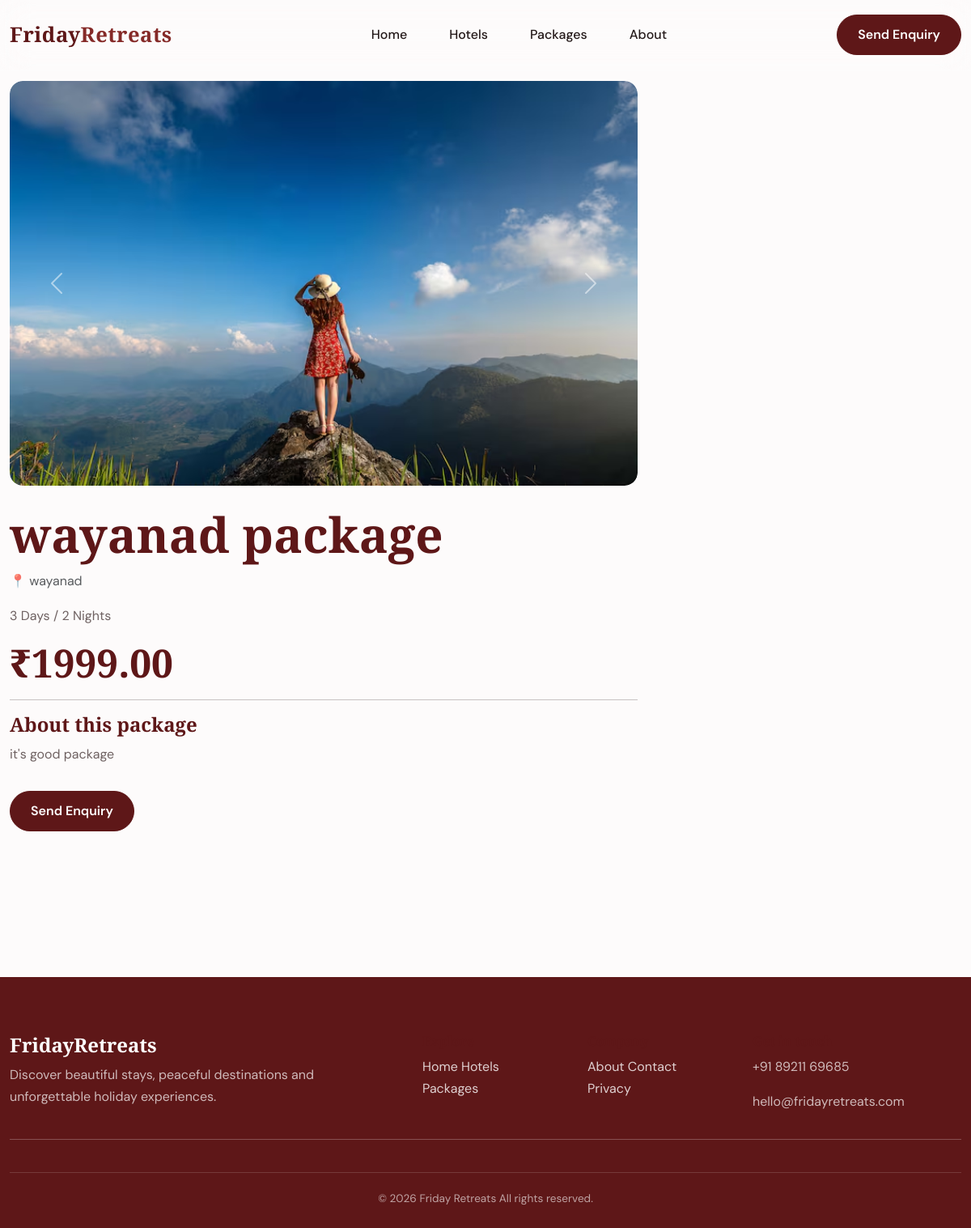
Page /packages/wayanad-package/ on the committed database.
### packages/models.py (models this page shows, shortened)
class PackageImage(models.Model):
    package = models.ForeignKey(
        Package,
        on_delete=models.CASCADE,
        related_name="images"
    )
    image = models.ImageField(
        upload_to="packages/"
    )
    caption = models.CharField(
        max_length=200,
        blank=True
    )

class Package(models.Model):
    name = models.CharField(max_length=200)
    slug = models.SlugField(
        unique=True,
        blank=True
    )
    destination = models.CharField(
        max_length=200
    )
    description = models.TextField()
    duration_days = models.PositiveIntegerField()
    duration_nights = models.PositiveIntegerField()
    price = models.DecimalField(
        max_digits=10,
        decimal_places=2
    )
    image = models.ImageField(
    upload_to="packages/",
    blank=True,
    null=True
)
    hotels = models.ManyToManyField(
        Hotel,
        blank=True,
        related_name="packages"
    )
    featured = models.BooleanField(
        default=False
    )
    available = models.BooleanField(
        default=True
    )
    created_at = models.DateTimeField(
        auto_now_add=True
    )
    updated_at = models.DateTimeField(
        auto_now=True
    )

### packages/views.py (the view)
# urls.py: path("<slug:slug>/", package_detail, name="package_detail"),
def package_detail(request, slug):
    package = get_object_or_404(
        Package,
        slug=slug,
        available=True
    )
    context = {
        "package": package,
    }
    return render(request, "packages/package_detail.html", context)

### templates/packages/package_detail.html (shortened to what this page needs)
{% extends "base.html" %}
{% block content %}
<section class="section-padding">
    <div class="container">
        <div class="row">
            <div class="col-lg-8">
                {% with images=package.images.all %}
                    {% if images %}
                    <div class="mb-4">
                        <div
                            id="packageImageCarousel"
                            class="carousel slide"
                        >
                            <div class="carousel-inner rounded-4">
                                {% for image in images %}
                                <div
                                    class="carousel-item {% if forloop.first %}active{% endif %}"
                                >
                                    <img
                                        src="{{ image.image.url }}"
                                        alt="{{ image.caption|default:package.name }}"
                                        class="d-block w-100 rounded-4 package-gallery-image"
                                        style="
                                            width: 100%;
                                            height: 500px;
                                            object-fit: cover;
                                            cursor: pointer;
                                        "
                                        data-bs-toggle="modal"
                                        data-bs-target="#packageImageModal"
                                        data-image="{{ image.image.url }}"
                                        data-caption="{{ image.caption|default:package.name }}"
                                    >
                                </div>
                                {% endfor %}
                            </div>
                            {% if images|length > 1 %}
                            <button
                                class="carousel-control-prev"
                                type="button"
                                data-bs-target="#packageImageCarousel"
                                data-bs-slide="prev"
                            >
                                <span
                                    class="carousel-control-prev-icon"
                                    aria-hidden="true"
                                ></span>
                            </button>
                            <button
                                class="carousel-control-next"
                                type="button"
                                data-bs-target="#packageImageCarousel"
                                data-bs-slide="next"
                            >
                                <span
                                    class="carousel-control-next-icon"
                                    aria-hidden="true"
                                ></span>
                            </button>
                            {% endif %}
                        </div>
                    </div>
                    {% endif %}
                {% endwith %}
                <h1>{{ package.name }}</h1>
                <p class="text-muted">
                    📍 {{ package.destination }}
                </p>
                <p>
                    {{ package.duration_days }} Days /
                    {{ package.duration_nights }} Nights
                </p>
                <h2>
                    ₹{{ package.price }}
                </h2>
                <hr>
                <h3>
                    About this package
                </h3>
                <p>
                    {{ package.description }}
                </p>
                <a
                    href="{% url 'enquiry_create' %}?package={{ package.slug }}"
                    class="btn btn-dark mt-3"
                >
                    Send Enquiry
                </a>
            </div>
        </div>
    </div>
</section>
{% endblock %}

### static/css/style.css (style rules this page uses)
:root { --primary: #5E1718; --primary-dark: #431011; --accent: #852A28; --background: #FDFBFB; --white: #FFFFFF; --cream: #F7F0EE; --cream-dark: #EDE0DD; --text: #241919; --text-light: #6F6262; --border: #E9DCDC; --shadow-sm: 0 5px 20px rgba(94, 23, 24, 0.08); --shadow-md: 0 12px 35px rgba(94, 23, 24, 0.12); --shadow-lg: 0 20px 60px rgba(94, 23, 24, 0.16); --radius-sm: 10px; --radius-md: 18px; --radius-lg: 28px; --transition: all 0.3s ease; }
html { scroll-behavior: smooth; }
body { margin: 0; padding: 0; background: var(--background); color: var(--text); font-family: "DM Sans", sans-serif; line-height: 1.7; }
a { color: inherit; text-decoration: none; }
img { max-width: 100%; display: block; }
.container { max-width: 1200px; }
h1, h2, h3, h4, h5, h6 { font-family: "Playfair Display", serif; color: var(--primary); font-weight: 600; line-height: 1.2; }
h1 { font-size: clamp(2.5rem, 5vw, 4.8rem); }
h2 { font-size: clamp(2rem, 4vw, 3.2rem); }
h3 { font-size: 1.5rem; }
p { color: var(--text-light); }
.btn { border-radius: 50px; padding: 12px 25px; font-weight: 600; transition: var(--transition); }
.btn-primary, .btn-dark { background: var(--primary) !important; border-color: var(--primary) !important; color: var(--white) !important; }
.section-padding { padding: 100px 0; }

### rows in the picture
PackageImage: image (picture)
Package: name "wayanad package", destination "wayanad", duration_days "3", duration_nights "2", price "1999.00", description "it's good package"
